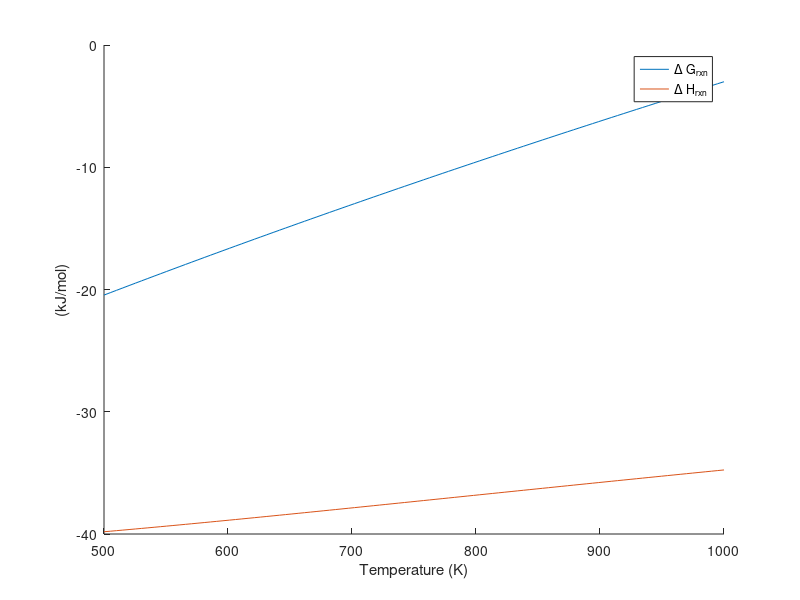
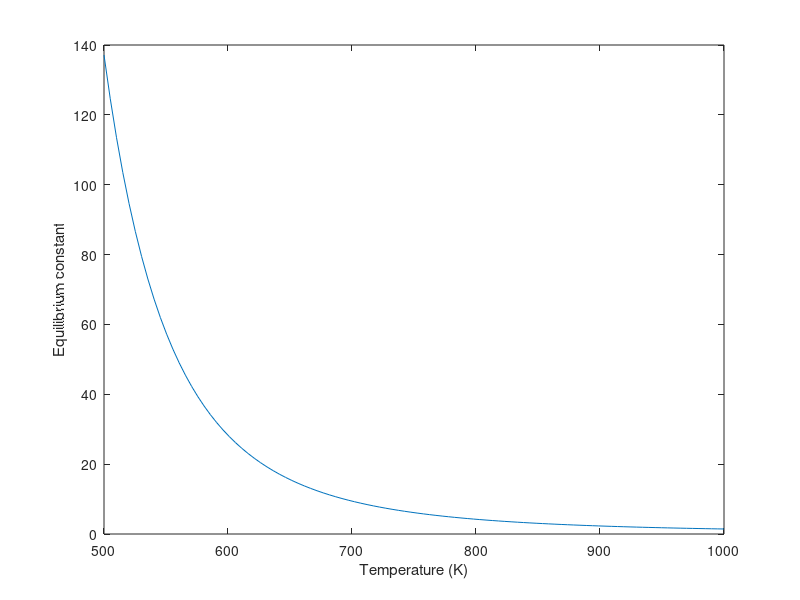

Source code (MATLAB) for these figures, in order:
close all; clear all; clc;

T = linspace(500,1000); % degrees K
t = T/1000;
% Setup equations for each species
% First we enter in the parameters and compute the enthalpy and entropy for each species.

%Hydrogen
%link

% T = 298-1000K valid temperature range
A =  33.066178;
B = -11.363417;
C =  11.432816;
D = -2.772874;
E = -0.158558;
F = -9.980797;
G =  172.707974;
H =  0.0;

Hf_29815_H2 = 0.0; % kJ/mol
S_29815_H2 = 130.68; % J/mol/K

dH_H2 = A*t + B*t.^2/2 + C*t.^3/3 + D*t.^4/4 - E./t + F - H;
S_H2 = (A*log(t) + B*t + C*t.^2/2 + D*t.^3/3 - E./(2*t.^2) + G);
%H2O
% link Note these parameters limit the temperature range we can examine, as these parameters are not valid below 500K. There is another set of parameters for lower temperatures, but we do not consider them here.

% 500-1700 K valid temperature range
A =   30.09200;
B =   6.832514;
C =   6.793435;
D =  -2.534480;
E =   0.082139;
F =  -250.8810;
G =   223.3967;
H =  -241.8264;

Hf_29815_H2O = -241.83; %this is Hf.
S_29815_H2O = 188.84;

dH_H2O = A*t + B*t.^2/2 + C*t.^3/3 + D*t.^4/4 - E./t + F - H;
S_H2O = (A*log(t) + B*t + C*t.^2/2 + D*t.^3/3 - E./(2*t.^2) + G);
%CO
% link

% 298. - 1300K valid temperature range
A =   25.56759;
B =   6.096130;
C =   4.054656;
D =  -2.671301;
E =   0.131021;
F =  -118.0089;
G =   227.3665;
H = -110.5271;

Hf_29815_CO = -110.53; %this is Hf kJ/mol.
S_29815_CO = 197.66;

dH_CO = A*t + B*t.^2/2 + C*t.^3/3 + D*t.^4/4 - E./t + F - H;
S_CO = (A*log(t) + B*t + C*t.^2/2 + D*t.^3/3 - E./(2*t.^2) + G);
%CO2
%link

% 298. - 1200.K valid temperature range
A =   24.99735;
B =   55.18696;
C =  -33.69137;
D =   7.948387;
E =  -0.136638;
F =  -403.6075;
G =   228.2431;
H =  -393.5224;

Hf_29815_CO2 = -393.51; %this is Hf.
S_29815_CO2 = 213.79;

dH_CO2 = A*t + B*t.^2/2 + C*t.^3/3 + D*t.^4/4 - E./t + F - H;
S_CO2 = (A*log(t) + B*t + C*t.^2/2 + D*t.^3/3 - E./(2*t.^2) + G);
% Standard state heat of reaction
% We compute the enthalpy and free energy of reaction at 298.15 K for the following reaction $CO + H2O \rightleftharpoons H2 + CO2$.

Hrxn_29815 = Hf_29815_CO2 + Hf_29815_H2 - Hf_29815_CO - Hf_29815_H2O;
Srxn_29815 = S_29815_CO2 + S_29815_H2 - S_29815_CO - S_29815_H2O;
Grxn_29815 = Hrxn_29815 - 298.15*(Srxn_29815)/1000;

sprintf('deltaH = %1.2f',Hrxn_29815)
sprintf('deltaG = %1.2f',Grxn_29815)
%ans = deltaH = -41.15
%ans =deltaG = -28.62

%Correcting $\Delta H$ and $\Delta G$
%we have to correct for temperature change away from standard state. We only correct the enthalpy for this temperature change. The correction looks like this:

%$$ \Delta H_{rxn}(T) = \Delta H_{rxn}(T_{ref}) + \sum_i \nu_i
%(H_i(T)-H_i(T_{ref}))$$

%Where $\nu_i$ are the stoichiometric coefficients of each species, with appropriate sign for reactants and products, and $(H_i(T)-H_i(T_{ref})$ is precisely what is calculated for each species with the equations

Hrxn = Hrxn_29815 + dH_CO2 + dH_H2 - dH_CO - dH_H2O;
%The entropy is on an absolute scale, so we directly calculate entropy at each temperature. Recall that H is in kJ/mol and S is in J/mol/K, so we divide S by 1000 to make the units match.

Grxn = Hrxn - T.*(S_CO2 + S_H2 - S_CO - S_H2O)/1000;
% Plot how the $\Delta G$ varies with temperature
% over this temperature range the reaction is exothermic, although near 1000K it is just barely exothermic. At higher temperatures we expect the reaction to become endothermic.

figure; hold all
plot(T,Grxn)
plot(T,Hrxn)
xlabel('Temperature (K)')
ylabel('(kJ/mol)')
legend('\Delta G_{rxn}', '\Delta H_{rxn}', 'location','best')

R = 8.314e-3; %kJ/mol/K
K = exp(-Grxn/R./T);

figure
plot(T,K)
xlim([500 1000])
xlabel('Temperature (K)')
ylabel('Equilibrium constant')
%A = CO;
%B = H2O;
%C = H2;
%D = CO2;
Pa0 = 5; Pb0 = 5; Pc0 = 0; Pd0 = 0;  % pressure in atm
R = 0.082;
Temperature = 1000;

% we can estimate the equilibrium like this. We could also calculate it
% using the equations above, but we would have to evaluate each term. Above
% we simple computed a vector of enthalpies, entropies, etc...
K_Temperature = interp1(T,K,Temperature);

% If we let X be fractional conversion then we have $C_A = C_{A0}(1-X)$,
% $C_B = C_{B0}-C_{A0}X$, $C_C = C_{C0}+C_{A0}X$, and $C_D =
% C_{D0}+C_{A0}X$. We also have $K(T) = (C_C C_D)/(C_A C_B)$, which finally
% reduces to $0 = K(T) - Xeq^2/(1-Xeq)^2$ under these conditions.

f = @(X) K_Temperature - X^2/(1-X)^2;

Xeq = fzero(f,[1e-3 0.999]);
sprintf('The equilibrium conversion for these feed conditions is: %1.2f',Xeq)

P_CO = Pa0*(1-Xeq);
P_H2O = Pa0*(1-Xeq);
P_H2 = Pa0*Xeq;
P_CO2 = Pa0*Xeq;

K_Temperature=(P_CO2*P_H2)/(P_CO*P_H2O);